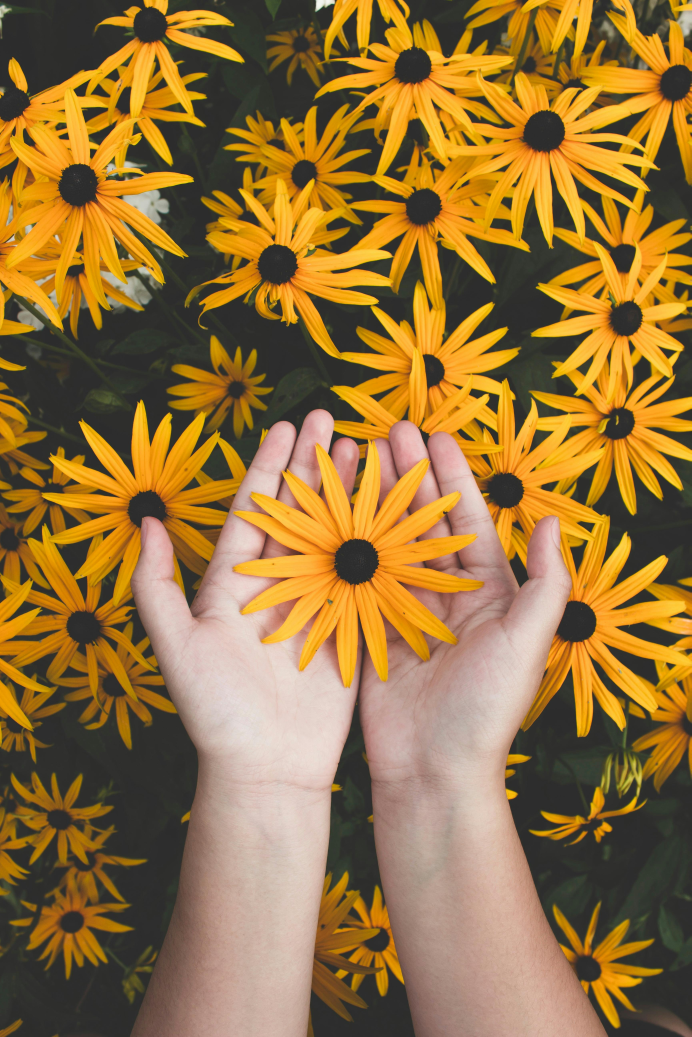
#> input picture images/flower.jpg, 3456 x 5184 px (shown at 1/5 size)
$ python assignment_17.py
#> lines starting #> are read from the running program, lines starting #| are printed output that depends on the picture
import cv2
import numpy as np
import matplotlib.pyplot as plt
import pywt

# -----------------------------------------
# Load Image (Grayscale)
# -----------------------------------------
img = cv2.imread("../images/flower.jpg", cv2.IMREAD_GRAYSCALE)
#> img: shape (5184, 3456); min 25, max 246, mean 118.9
img = cv2.resize(img, (256, 256))
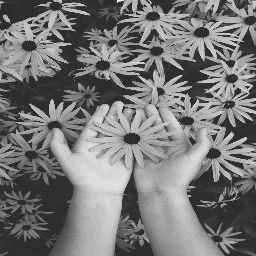
#> img: shape (256, 256); min 35, max 245, mean 118.8

# -----------------------------------------
# 1️⃣ DFT using NumPy
# -----------------------------------------
dft = np.fft.fft2(img)
dft_shift = np.fft.fftshift(dft)
dft_magnitude = np.log(1 + np.abs(dft_shift))

# -----------------------------------------
# 2️⃣ DCT using OpenCV
# -----------------------------------------
img_float = np.float32(img)   # Required for cv2.dct()
dct_transformed = cv2.dct(img_float)
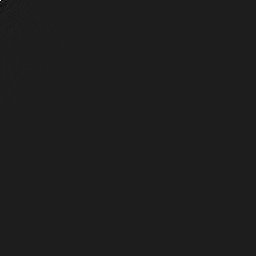
#> dct_transformed: shape (256, 256) float32; min -4010.8, max 30418.9, mean 0.3; drawn with min black and max white
dct_magnitude = np.log(1 + np.abs(dct_transformed))
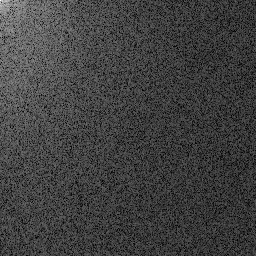
#> dct_magnitude: shape (256, 256) float32; min 0.000255, max 10.32, mean 2.62; drawn with min black and max white

# -----------------------------------------
# 3️⃣ DWT (Discrete Wavelet Transform)
# -----------------------------------------
coeffs2 = pywt.dwt2(img, 'haar')
LL, (LH, HL, HH) = coeffs2
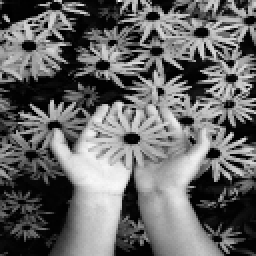
#> LL: shape (128, 128) float64 (shown 2 times larger); min 87, max 457.5, mean 237.6; drawn with min black and max white
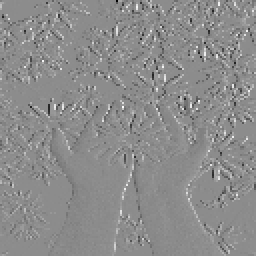
#> HL: shape (128, 128) float64 (shown 2 times larger); min -186.5, max 152, mean 0; drawn with min black and max white
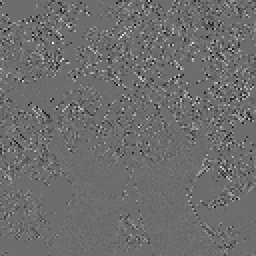
#> HH: shape (128, 128) float64 (shown 2 times larger); min -95, max 126.5, mean 0.1; drawn with min black and max white

LH_vis = np.abs(LH)
HL_vis = np.abs(HL)
HH_vis = np.abs(HH)
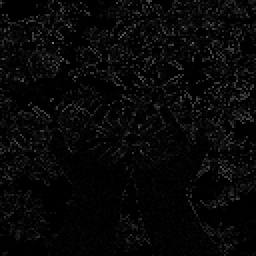
#> HH_vis: shape (128, 128) float64 (shown 2 times larger); min 0, max 126.5, mean 8.1

# -----------------------------------------
# Visualization
# -----------------------------------------
plt.figure(figsize=(16, 12))

plt.subplot(3, 3, 1)
plt.imshow(img, cmap='gray')
plt.title("Original Image")
plt.axis("off")

plt.subplot(3, 3, 2)
plt.imshow(dft_magnitude, cmap='gray')
plt.title("DFT Magnitude Spectrum")
plt.axis("off")

plt.subplot(3, 3, 3)
plt.imshow(dct_magnitude, cmap='gray')
plt.title("DCT Coefficients (cv2)")
plt.axis("off")

plt.subplot(3, 3, 4)
plt.imshow(LL, cmap='gray')
plt.title("DWT - LL (Approximation)")
plt.axis("off")

plt.subplot(3, 3, 5)
plt.imshow(LH_vis, cmap='gray')
plt.title("DWT - LH (Horizontal Details)")
plt.axis("off")

plt.subplot(3, 3, 6)
plt.imshow(HL_vis, cmap='gray')
plt.title("DWT - HL (Vertical Details)")
plt.axis("off")

plt.subplot(3, 3, 7)
plt.imshow(HH_vis, cmap='gray')
plt.title("DWT - HH (Diagonal Details)")
plt.axis("off")

plt.tight_layout()
plt.show()

$ run again, with images/deer.jpg copied over images/flower.jpg
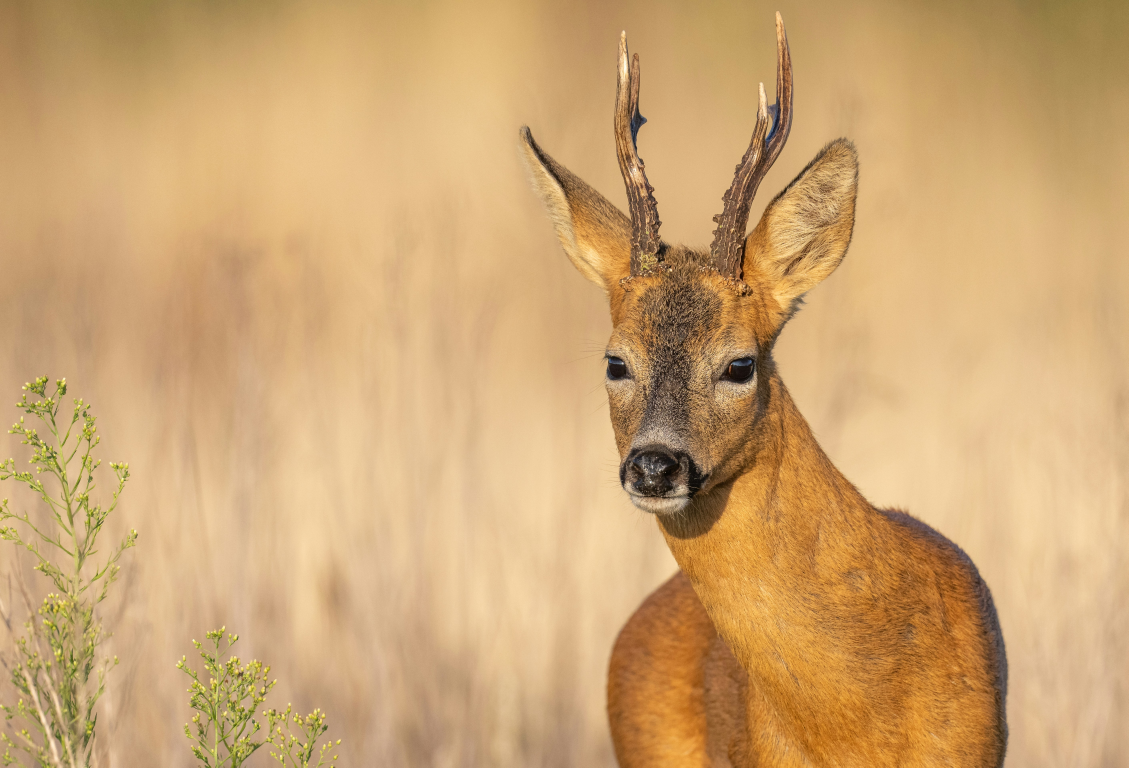
#> input picture images/deer.jpg, 5642 x 3837 px (shown at 1/5 size)
#> `LL, (LH, HL, HH) = coeffs2`:
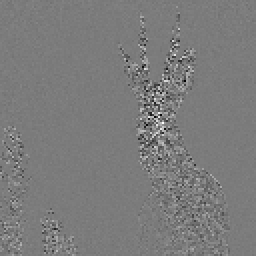
#> HH: shape (128, 128) float64 (shown 2 times larger); min -113, max 119.5, mean 0; drawn with min black and max white
#> `HH_vis = np.abs(HH)`:
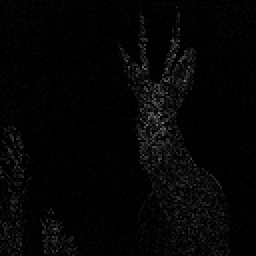
#> HH_vis: shape (128, 128) float64 (shown 2 times larger); min 0, max 119.5, mean 5.4
